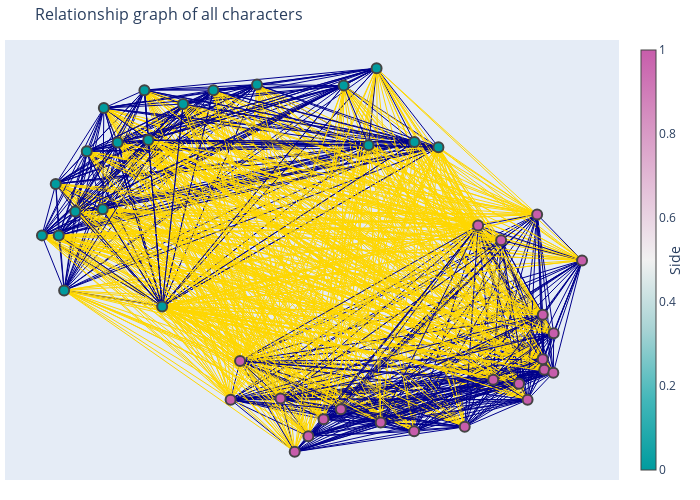

This figure's notebook cell:
### Markdown cell above
## Visualization of inferred relationship graphs

### Code cell
# the true graph of all given relations

from utils import plot_graph, graph_positions

positions = graph_positions(relations)

plot_graph(positions, relations, column='chosen')
